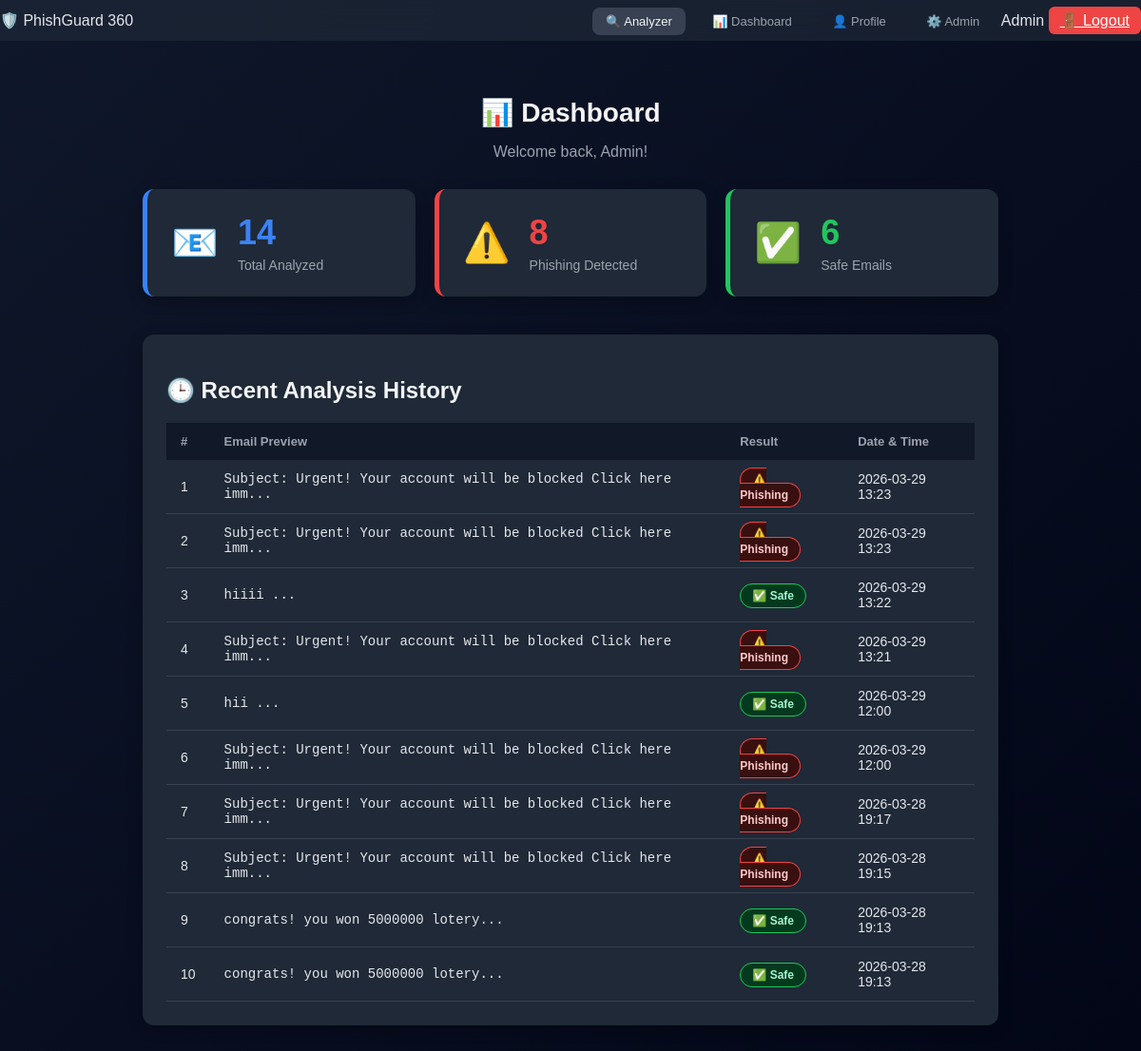
The page /dashboard (signed in) on the database its author committed.
### app.py (models this page shows)
class History(db.Model):
    id = db.Column(db.Integer, primary_key=True)
    email_user = db.Column(db.String(100), nullable=False)
    email_text = db.Column(db.Text, nullable=False)
    result = db.Column(db.Text, nullable=False)
    date = db.Column(db.DateTime, default=datetime.datetime.now)

### app.py (the view)
@app.route('/dashboard')
@login_required
def dashboard():
    user_email = session['user']
    history = History.query.filter_by(
        email_user=user_email
    ).order_by(History.date.desc()).all()
    total = len(history)
    phishing = sum(1 for h in history if 'Phishing' in h.result)
    safe = total - phishing
    stats = {
        'total': total,
        'phishing': phishing,
        'safe': safe
    }
    return render_template('dashboard.html',
                           stats=stats,
                           history=history[:10])

### app.py (called while the page is built)
def login_required(f):
    @wraps(f)
    def decorated_function(*args, **kwargs):
        if 'user' not in session:
            return redirect('/login')
        return f(*args, **kwargs)
    return decorated_function

### templates/dashboard.html (shortened to what this page needs)
<!DOCTYPE html>
<html lang="en">
<head>
    <link rel="stylesheet" href="/static/style.css">
    <link rel="stylesheet" href="/static/dashboard.css">
</head>
<body>
    <div class="top-bar">
    <span>🛡️ PhishGuard 360</span>
    <div>
        <a href="/" class="nav-btn active">🔍 Analyzer</a>
        <a href="/dashboard" class="nav-btn">📊 Dashboard</a>
        <a href="/profile" class="nav-btn">👤 Profile</a>
        {% if session['user'] == 'admin@gmail.com' %}
        <a href="/admin" class="nav-btn">⚙️ Admin</a>
        {% endif %}
        <span class="welcome-text">{{ session['name'] }}</span>
        <a href="/logout" class="logout-btn">🚪 Logout</a>
    </div>
</div>
    <div class="dashboard-container">
        <h1>📊 Dashboard</h1>
        <p class="subtitle">Welcome back, {{ session['name'] }}!</p>
        <div class="stats-grid">
            <div class="stat-card total">
                <div class="stat-icon">📧</div>
                <div class="stat-info">
                    <h3>{{ stats.total }}</h3>
                    <p>Total Analyzed</p>
                </div>
            </div>
            <div class="stat-card phishing">
                <div class="stat-icon">⚠️</div>
                <div class="stat-info">
                    <h3>{{ stats.phishing }}</h3>
                    <p>Phishing Detected</p>
                </div>
            </div>
            <div class="stat-card safe">
                <div class="stat-icon">✅</div>
                <div class="stat-info">
                    <h3>{{ stats.safe }}</h3>
                    <p>Safe Emails</p>
                </div>
            </div>
        </div>
        <div class="history-section">
            <h2>🕒 Recent Analysis History</h2>
            {% if history %}
            <table class="history-table">
                <thead>
                    <tr>
                        <th>#</th>
                        <th>Email Preview</th>
                        <th>Result</th>
                        <th>Date & Time</th>
                    </tr>
                </thead>
                <tbody>
                    {% for item in history %}
                    <tr>
                        <td>{{ loop.index }}</td>
                        <td class="email-preview">{{ item.email_text[:60] }}...</td>
                        <td>
                            {% if 'Phishing' in item.result %}
                            <span class="badge danger">⚠️ Phishing</span>
                            {% else %}
                            <span class="badge safe">✅ Safe</span>
                            {% endif %}
                        </td>
                        <td>{{ item.date.strftime('%Y-%m-%d %H:%M') }}</td>
                    </tr>
                    {% endfor %}
                </tbody>
            </table>
            {% else %}
            <div class="no-history">
                <p>📭 Abhi tak koi email analyze nahi hua!</p>
                <a href="/" class="analyze-btn">Email Analyze Karo</a>
            </div>
            {% endif %}
        </div>
    </div>
</body>
</html>

### static/style.css (style rules this page uses)
body { font-family: 'Poppins', sans-serif; background: linear-gradient(135deg, #0f172a, #020617); margin: 0; display: flex; flex-direction: column; align-items: center; color: #e5e7eb; }
.top-bar { width: 100%; background: rgba(31,41,55,0.7); backdrop-filter: blur(10px); padding: 12px 30px; display: flex; justify-content: space-between; align-items: center; }
.nav-btn { margin: 5px; padding: 6px 12px; border-radius: 6px; text-decoration: none; color: #9ca3af; }
.logout-btn { background: #ef4444; padding: 6px 12px; border-radius: 6px; color: white; }

### static/dashboard.css (style rules this page uses)
.dashboard-container { width: 75%; margin: 40px auto; color: #e5e7eb; }
.dashboard-container h1 { text-align: center; color: #f3f4f6; font-size: 28px; margin-bottom: 5px; }
.subtitle { text-align: center; color: #9ca3af; margin-bottom: 30px; }
.stats-grid { display: grid; grid-template-columns: repeat(3, 1fr); gap: 20px; margin-bottom: 40px; }
.stat-card { background: #1f2937; border-radius: 12px; padding: 25px; display: flex; align-items: center; gap: 20px; box-shadow: 0 4px 15px rgba(0,0,0,0.3); }
.stat-icon { font-size: 40px; }
.stat-info h3 { font-size: 36px; font-weight: bold; margin: 0; }
.stat-info p { color: #9ca3af; margin: 5px 0 0 0; font-size: 14px; }
.stat-card.total { border-left: 5px solid #3b82f6; }
.stat-card.total h3 { color: #3b82f6; }
.stat-card.phishing { border-left: 5px solid #ef4444; }
.stat-card.phishing h3 { color: #ef4444; }
.stat-card.safe { border-left: 5px solid #22c55e; }
.stat-card.safe h3 { color: #22c55e; }
.history-section { background: #1f2937; border-radius: 12px; padding: 25px; box-shadow: 0 4px 15px rgba(0,0,0,0.3); }
.history-section h2 { color: #f3f4f6; margin-bottom: 20px; }
.history-table { width: 100%; border-collapse: collapse; }
.history-table th { background: #111827; color: #9ca3af; padding: 12px 15px; text-align: left; font-size: 13px; }
.history-table td { padding: 12px 15px; border-bottom: 1px solid #374151; color: #e5e7eb; font-size: 14px; }
.email-preview { color: #9ca3af; font-family: monospace; font-size: 13px; }
.badge { padding: 5px 12px; border-radius: 20px; font-size: 12px; font-weight: bold; }
.badge.danger { background: #3a0f0f; color: #fecaca; border: 1px solid #ef4444; }
.badge.safe { background: #033a1e; color: #a7f3d0; border: 1px solid #22c55e; }
.nav-btn { color: #9ca3af; text-decoration: none; padding: 7px 14px; border-radius: 8px; font-size: 13px; margin-right: 5px; }
.nav-btn:hover, .nav-btn.active { background: #374151; color: #f3f4f6; }

### rows shown on the page
History: email_text "Subject: Urgent! Your account will be blocked Click here imm", shows "⚠️ Phishing", date "2026-03-29 13:23"
History: email_text "Subject: Urgent! Your account will be blocked Click here imm", shows "⚠️ Phishing", date "2026-03-29 13:23"
History: email_text "hiiii", shows "✅ Safe", date "2026-03-29 13:22"
History: email_text "Subject: Urgent! Your account will be blocked Click here imm", shows "⚠️ Phishing", date "2026-03-29 13:21"
History: email_text "hii", shows "✅ Safe", date "2026-03-29 12:00"
History: email_text "Subject: Urgent! Your account will be blocked Click here imm", shows "⚠️ Phishing", date "2026-03-29 12:00"
History: email_text "Subject: Urgent! Your account will be blocked Click here imm", shows "⚠️ Phishing", date "2026-03-28 19:17"
History: email_text "Subject: Urgent! Your account will be blocked Click here imm", shows "⚠️ Phishing", date "2026-03-28 19:15"
History: email_text "congrats! you won 5000000 lotery", shows "✅ Safe", date "2026-03-28 19:13"
History: email_text "congrats! you won 5000000 lotery", shows "✅ Safe", date "2026-03-28 19:13"

### other values the page prints
{{ session['name'] }} "Admin"
{{ stats.total }} "14"
{{ stats.phishing }} "8"
{{ stats.safe }} "6"
